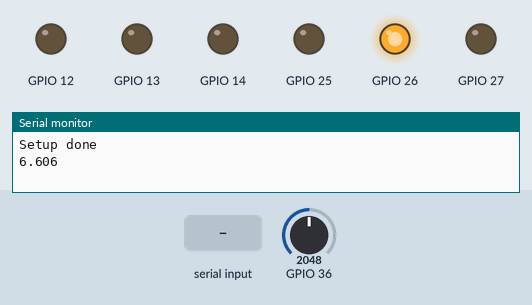
A sketch run on a simulated ESP32. Shown: output pins drawn as LEDs (lit = HIGH), the last lines printed to the serial monitor. The test bench sets the inputs (shaded band); at power-on: GPIO 36 = 2048. Random numbers use the default seed unless the sketch sets one.

Above: at 1.12 s.
At 2.3 s:
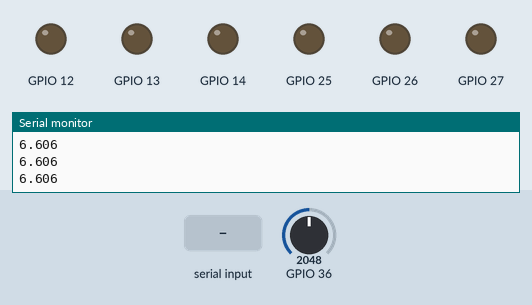
2.4 s: "1" received over Serial
4.0 s: "2" received over Serial
At 7.62 s:
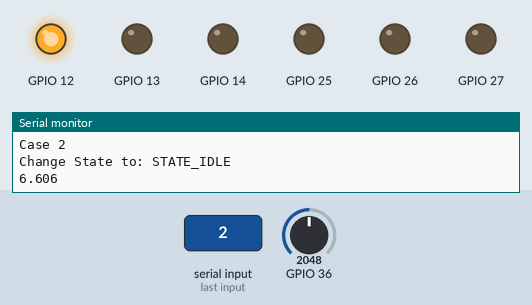
Timing chart, 0 to 16.2 s (numbered marks = the images above; inputs shaded):
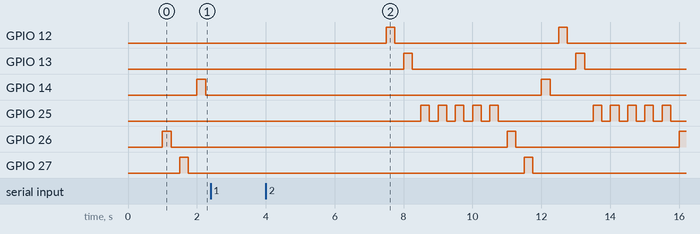

The sketch:

ESP32_5LEDS.ino
```cpp
#include <Arduino.h>

#define STATE_IDLE       0
#define STATE_READY         1
#define STATE_CHOOSETARGET  2
#define STATE_TARGETON      3
#define STATE_TARGETOFF     4
#define STATE_WAIT          5
#define STATE_FINISH        6
#define STATE_STOP          7

uint8_t i;
uint32_t now;
uint8_t numberoftargets;
uint8_t currenttargetnumber;
uint8_t newtargetnumber;
uint8_t prevtargetnumber;
uint8_t numberoftargetswitching;
uint8_t state;
uint32_t serialinput;

uint32_t delay_readytostart;
uint32_t delay_targetengage;
uint32_t delay_targetswitch;
uint8_t  target_array[10];

uint32_t time_targeton;
uint32_t time_targetoff;
uint32_t time_readystart;

float adc_voltage;

// Constants
const float V_REF = 3.3;     // Analog reference voltage (e.g., 5V or 3.3V)
const float R_BITS = 10.0;   // ADC resolution (bits)
const float ADC_STEPS = (1 << int(R_BITS)) - 1; // Number of steps (2^R_BITS - 1)


//====================================================================
// Initialise
//====================================================================
void setup() {
  // put your setup code here, to run once:
  // UART0 will be used to log information into Serial Monitor
  Serial.begin(115200);

  Serial.println("Setup done");
  numberoftargets = 5;
  currenttargetnumber = 1;
  newtargetnumber = 1;
  prevtargetnumber = 1;
  numberoftargetswitching = 10;
  state = STATE_IDLE;

  delay_readytostart = 3000;

  // Setup ADC
  // ADC0 => GPIO36 => analogRead(36)
  // ADC3 => GPIO39 => analogRead(39)
  //pinMode(A0, OUPUT);
  digitalWrite(36, LOW);
  pinMode(36, INPUT);

  // Setup Target Array
  target_array[0] = 25; pinMode(target_array[0], OUTPUT);
  target_array[1] = 26; pinMode(target_array[1], OUTPUT);
  target_array[2] = 27; pinMode(target_array[2], OUTPUT);
  target_array[3] = 14; pinMode(target_array[3], OUTPUT);
  target_array[4] = 12; pinMode(target_array[4], OUTPUT);
  target_array[5] = 13; pinMode(target_array[5], OUTPUT);
  target_array[6] = 25; pinMode(target_array[6], OUTPUT);
  target_array[7] = 25; pinMode(target_array[7], OUTPUT);
  target_array[8] = 25; pinMode(target_array[8], OUTPUT);
  target_array[9] = 25; pinMode(target_array[9], OUTPUT);

}

//====================================================================
// Funtions
//====================================================================
void GetNewTarget(){

  prevtargetnumber = newtargetnumber;
  newtargetnumber = random(1,numberoftargets+1);

  while(newtargetnumber==prevtargetnumber){
    newtargetnumber = random(1,numberoftargets+1);
  }

}

//====================================================================
// Main
//====================================================================
void loop() {
  // put your main code here, to run repeatedly:
  //now = millis();

  //Serial.printf("%03d\r\n",now);
  while( (millis() - now) < 1000){}

  switch(state){
    case STATE_IDLE:
      //GetNewTarget();
      //Serial.printf("%d ",newtargetnumber);
      //Serial.printf("%03d\r\n",now);

      adc_voltage = ((analogRead(36)/ADC_STEPS)*V_REF);
      Serial.println(adc_voltage,3);

      i++;
      if(i>9)
        i = 0;
      digitalWrite(target_array[i],HIGH);
      delay(250);
      digitalWrite(target_array[i],LOW);
      delay(250);

      break;
    case STATE_READY:
      now = millis();
      if((now-time_readystart)>delay_readytostart){
        state = STATE_IDLE;
        Serial.println("Change State to: STATE_IDLE");
      }
      break;
    case STATE_CHOOSETARGET:
      GetNewTarget();
      state = STATE_TARGETON;
      time_targeton = millis();
      break;
    case STATE_TARGETON:
      //now = millis();
      //Serial.println("Target ON");

      //if((now-time_readystart)>delay_readytostart){
      //  state = STATE_CHOOSETARGET;
      //}
      break;
    case STATE_TARGETOFF:
      break;
    case STATE_WAIT:
      break;
    case STATE_FINISH:
      break;
    case STATE_STOP:
      break;
  }

  if(Serial.available()>0){
    serialinput = Serial.read();
    Serial.print("Received: ");
    Serial.println((int)serialinput);
    switch(serialinput){
      case '1':
        state = STATE_READY;
        time_readystart = millis();
        Serial.println("Change State to: STATE_READY");
        break;
      case '2':
        Serial.println("Case 2");
        break;
      case '3':
        Serial.println("Case 3");
        break;
      case '4':
        Serial.println("Case 4");
        break;
      case '5':
        Serial.println("Case 5");
        break;
      case '6':
        Serial.println("Case 6");
        break;

    }
  }

}
```

Measured:
- by itself, GPIO 12, GPIO 13: alternates HIGH for 0.25 s and LOW for 4.8 s
